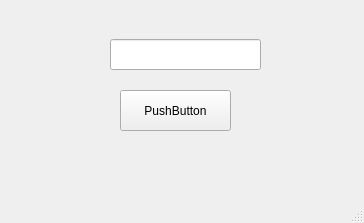
<?xml version="1.0" encoding="UTF-8"?>
<ui version="4.0">
 <class>MainWindow</class>
 <widget class="QMainWindow" name="MainWindow">
  <property name="geometry">
   <rect>
    <x>0</x>
    <y>0</y>
    <width>364</width>
    <height>223</height>
   </rect>
  </property>
  <property name="windowTitle">
   <string>MainWindow</string>
  </property>
  <widget class="QWidget" name="centralwidget">
   <widget class="QPushButton" name="pushButton">
    <property name="geometry">
     <rect>
      <x>120</x>
      <y>90</y>
      <width>111</width>
      <height>41</height>
     </rect>
    </property>
    <property name="text">
     <string>PushButton</string>
    </property>
   </widget>
   <widget class="QLineEdit" name="lineEdit">
    <property name="geometry">
     <rect>
      <x>110</x>
      <y>39</y>
      <width>151</width>
      <height>31</height>
     </rect>
    </property>
   </widget>
  </widget>
  <widget class="QMenuBar" name="menubar">
   <property name="geometry">
    <rect>
     <x>0</x>
     <y>0</y>
     <width>364</width>
     <height>22</height>
    </rect>
   </property>
  </widget>
  <widget class="QStatusBar" name="statusbar"/>
 </widget>
 <resources/>
 <connections>
  <connection>
   <sender>pushButton</sender>
   <signal>clicked()</signal>
   <receiver>lineEdit</receiver>
   <slot>clear()</slot>
   <hints>
    <hint type="sourcelabel">
     <x>174</x>
     <y>114</y>
    </hint>
    <hint type="destinationlabel">
     <x>173</x>
     <y>80</y>
    </hint>
   </hints>
  </connection>
 </connections>
</ui>
